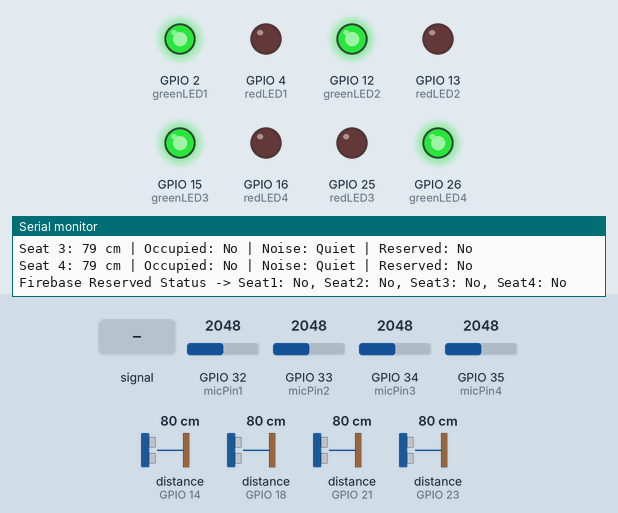
Simulated run of this sketch. Board: ESP32. Parts: output pins drawn as LEDs (lit = HIGH), the last lines printed to the serial monitor. Dashed ring = blinking. Inputs (shaded band) come from the test bench; at power-on: distance to the obstacle (sensors on GPIO 14, GPIO 18, GPIO 21, GPIO 23) 80 cm, GPIO 34 (micPin3) = 2048, GPIO 32 (micPin1) = 2048, GPIO 33 (micPin2) = 2048, GPIO 35 (micPin4) = 2048. The echo pulse lasts 58.3 µs per cm; WiFi joins after 1.5 s; servers stay silent unless stated; uploads are accepted with an empty reply; pins used as bus, display or sensor lines are not drawn.

Above: at 18.7 s.
18.8 s: GPIO 34 (micPin3) fed a 200 Hz sine of ±327 counts around its level
At 22.5 s:
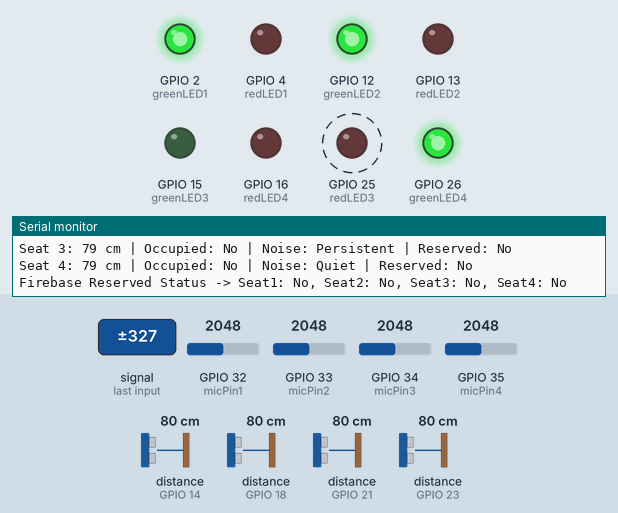
22.7 s: distance to the obstacle (sensor on GPIO 14) set to 12 cm
24.2 s: distance to the obstacle (sensor on GPIO 14) set to 9 cm
At 25.7 s:
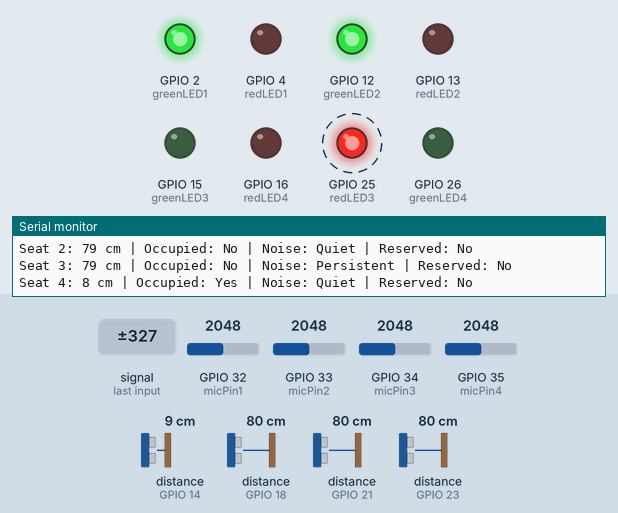
26.2 s: GPIO 32 (micPin1) fed a 200 Hz sine of ±327 counts around its level
At 29.9 s:
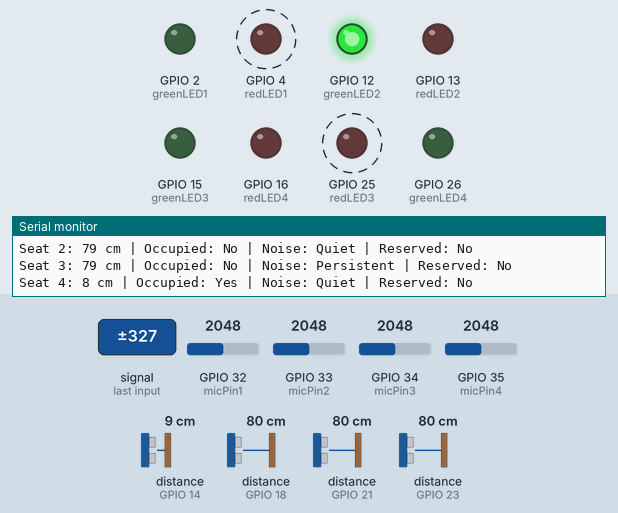
30.1 s: GPIO 34 (micPin3) set to 2866
At 30.7 s:
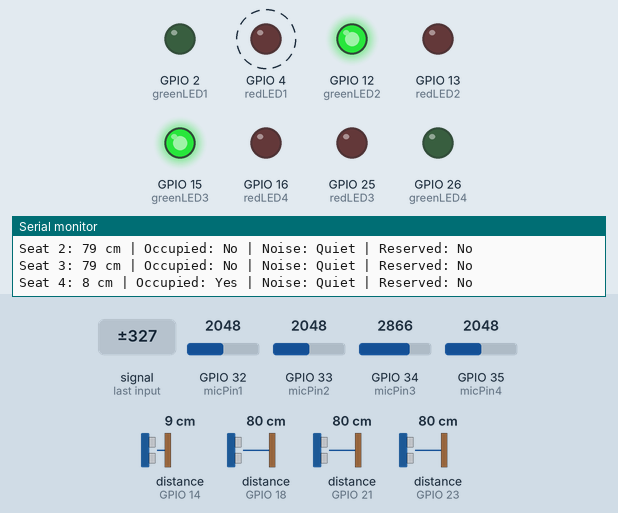
31.9 s: GPIO 33 (micPin2) fed a 200 Hz sine of ±327 counts around its level
At 35.5 s:
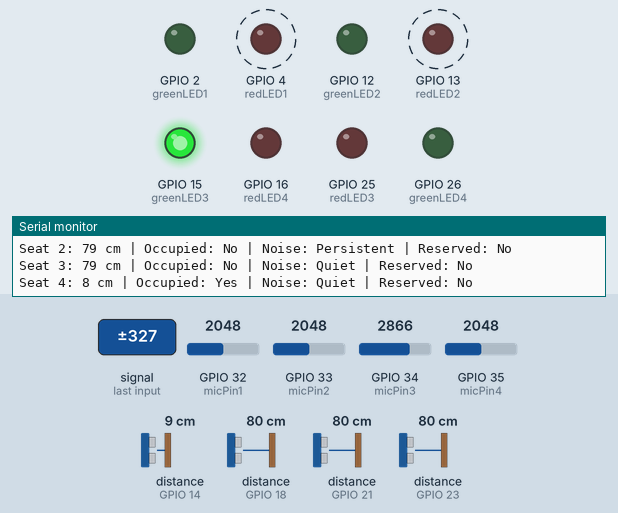
Timing chart, 0 to 36.8 s (numbered marks = the images above; inputs shaded):
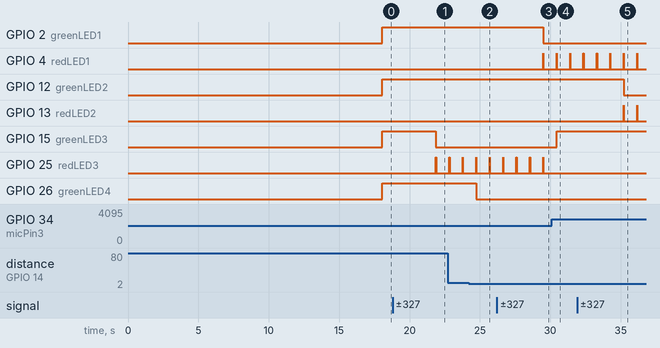

The sketch:

sketch_sep18a.ino
```cpp
#include <WiFi.h>
#include <HTTPClient.h>
#include <ArduinoJson.h>

// ------------------- WiFi -------------------
#define WIFI_SSID "Aaquil"
#define WIFI_PASSWORD "Aafiya@07"

// ------------------- Firebase -------------------
String firebaseURL = "https://smart-library-noise-detection-default-rtdb.firebaseio.com/seats.json";

// ------------------- Ultrasonic Pins -------------------
#define TRIG_PIN1 5
#define ECHO_PIN1 18
#define TRIG_PIN2 19
#define ECHO_PIN2 21
#define TRIG_PIN3 22
#define ECHO_PIN3 23
#define TRIG_PIN4 27
#define ECHO_PIN4 14

// ------------------- Mic Pins -------------------
const int micPin1 = 32;
const int micPin2 = 33;
const int micPin3 = 34;
const int micPin4 = 35;

// ------------------- LED Pins -------------------
const int greenLED1 = 2;   const int redLED1   = 4;
const int greenLED2 = 12;  const int redLED2   = 13;
const int greenLED3 = 15;  const int redLED3   = 25;
const int greenLED4 = 26;  const int redLED4   = 16;

// ------------------- Variables -------------------
long distance1, distance2, distance3, distance4;
const int thresholdDistance = 10;   // cm cutoff for occupancy
const int sampleWindow = 50;        // ms for mic sampling
const int noiseDuration = 2000;     // ms persistent noise check
int baseline1, baseline2, baseline3, baseline4;
const int noiseThreshold = 200;     // above baseline
unsigned long noiseStart1=0, noiseStart2=0, noiseStart3=0, noiseStart4=0;
bool persistentNoise1=false, persistentNoise2=false, persistentNoise3=false, persistentNoise4=false;

// ------------------- Reservation Flags -------------------
bool reserved1 = false, reserved2 = false, reserved3 = false, reserved4 = false;
unsigned long reservedTime1 = 0, reservedTime2 = 0, reservedTime3 = 0, reservedTime4 = 0;
const unsigned long reservationDuration = 30 * 1000; // 30 seconds

// ------------------- LED Blinking -------------------
bool blinkState1 = false, blinkState2 = false, blinkState3 = false, blinkState4 = false;
unsigned long lastBlinkTime1 = 0, lastBlinkTime2 = 0, lastBlinkTime3 = 0, lastBlinkTime4 = 0;
const unsigned long blinkInterval = 500; // 500ms

void setup() {
  Serial.begin(115200);

  // Ultrasonic pins
  pinMode(TRIG_PIN1, OUTPUT); pinMode(ECHO_PIN1, INPUT);
  pinMode(TRIG_PIN2, OUTPUT); pinMode(ECHO_PIN2, INPUT);
  pinMode(TRIG_PIN3, OUTPUT); pinMode(ECHO_PIN3, INPUT);
  pinMode(TRIG_PIN4, OUTPUT); pinMode(ECHO_PIN4, INPUT);

  // LED pins
  pinMode(greenLED1, OUTPUT); pinMode(redLED1, OUTPUT);
  pinMode(greenLED2, OUTPUT); pinMode(redLED2, OUTPUT);
  pinMode(greenLED3, OUTPUT); pinMode(redLED3, OUTPUT);
  pinMode(greenLED4, OUTPUT); pinMode(redLED4, OUTPUT);

  // Calibrate baseline for each mic
  delay(2000);
  baseline1 = calibrateBaseline(micPin1);
  baseline2 = calibrateBaseline(micPin2);
  baseline3 = calibrateBaseline(micPin3);
  baseline4 = calibrateBaseline(micPin4);

  Serial.println("✅ Calibration Done");
  Serial.print("Mic Baselines -> 1: "); Serial.print(baseline1);
  Serial.print(", 2: "); Serial.print(baseline2);
  Serial.print(", 3: "); Serial.print(baseline3);
  Serial.print(", 4: "); Serial.println(baseline4);

  // Connect WiFi
  WiFi.begin(WIFI_SSID, WIFI_PASSWORD);
  Serial.print("Connecting to WiFi");
  while (WiFi.status() != WL_CONNECTED) {
    delay(500);
    Serial.print(".");
  }
  Serial.println("\n✅ WiFi Connected");
  Serial.print("IP: "); Serial.println(WiFi.localIP());
  Serial.println("System Ready...");
}

void loop() {
  unsigned long currentTime = millis();

  // Fetch reservations from Firebase
  fetchReservationsFromFirebase();

  // Print reserved status for serial monitoring
  Serial.print("Firebase Reserved Status -> ");
  Serial.print("Seat1: "); Serial.print(reserved1?"Yes":"No"); Serial.print(", ");
  Serial.print("Seat2: "); Serial.print(reserved2?"Yes":"No"); Serial.print(", ");
  Serial.print("Seat3: "); Serial.print(reserved3?"Yes":"No"); Serial.print(", ");
  Serial.print("Seat4: "); Serial.println(reserved4?"Yes":"No");

  // Noise Detection
  persistentNoise1 = detectNoise(micPin1, baseline1, currentTime, noiseStart1, persistentNoise1);
  persistentNoise2 = detectNoise(micPin2, baseline2, currentTime, noiseStart2, persistentNoise2);
  persistentNoise3 = detectNoise(micPin3, baseline3, currentTime, noiseStart3, persistentNoise3);
  persistentNoise4 = detectNoise(micPin4, baseline4, currentTime, noiseStart4, persistentNoise4);

  // Ultrasonic distances
  distance1 = readDistance(TRIG_PIN1, ECHO_PIN1); delay(30);
  distance2 = readDistance(TRIG_PIN2, ECHO_PIN2); delay(30);
  distance3 = readDistance(TRIG_PIN3, ECHO_PIN3); delay(30);
  distance4 = readDistance(TRIG_PIN4, ECHO_PIN4); delay(30);

  // Process seats
  bool occupied1 = processSeat(1, distance1, persistentNoise1, greenLED1, redLED1, reserved1);
  bool occupied2 = processSeat(2, distance2, persistentNoise2, greenLED2, redLED2, reserved2);
  bool occupied3 = processSeat(3, distance3, persistentNoise3, greenLED3, redLED3, reserved3);
  bool occupied4 = processSeat(4, distance4, persistentNoise4, greenLED4, redLED4, reserved4);

  // Handle reservation timers & blinking
  handleReservationTimer(reserved1, reservedTime1, 1, currentTime, greenLED1, redLED1);
  handleReservationTimer(reserved2, reservedTime2, 2, currentTime, greenLED2, redLED2);
  handleReservationTimer(reserved3, reservedTime3, 3, currentTime, greenLED3, redLED3);
  handleReservationTimer(reserved4, reservedTime4, 4, currentTime, greenLED4, redLED4);

  // Push status to Firebase (optional)
  pushSeatStatusToFirebase(
    occupied1, persistentNoise1, reserved1,
    occupied2, persistentNoise2, reserved2,
    occupied3, persistentNoise3, reserved3,
    occupied4, persistentNoise4, reserved4
  );

  delay(200);
}

// ------------------- Functions -------------------
long readDistance(int trigPin, int echoPin){
  digitalWrite(trigPin, LOW); delayMicroseconds(2);
  digitalWrite(trigPin, HIGH); delayMicroseconds(10);
  digitalWrite(trigPin, LOW);
  long duration = pulseIn(echoPin, HIGH, 30000);
  if(duration==0) return -1;
  return duration*0.034/2;
}

int readMicLevel(int micPin){
  unsigned long startMillis = millis();
  int signalMax = 0, signalMin = 4096;
  while(millis()-startMillis < sampleWindow){
    int sample = analogRead(micPin);
    if(sample>signalMax) signalMax=sample;
    if(sample<signalMin) signalMin=sample;
  }
  return signalMax - signalMin;
}

int calibrateBaseline(int micPin){
  int total=0;
  for(int i=0;i<50;i++){
    total += readMicLevel(micPin);
    delay(20);
  }
  return total/50;
}

bool detectNoise(int micPin, int baseline, unsigned long currentTime, unsigned long &noiseStart, bool &persistentFlag){
  int peakToPeak = readMicLevel(micPin);
  if(peakToPeak > baseline + noiseThreshold){
    if(noiseStart==0) noiseStart = currentTime;
    if(currentTime - noiseStart >= noiseDuration) persistentFlag = true;
  } else {
    noiseStart = 0;
    persistentFlag = false;
  }
  return persistentFlag;
}

bool processSeat(int seat, long distance, bool noisy, int greenLED, int redLED, bool reserved){
  bool occupied = (distance!=-1 && distance < thresholdDistance);
  bool recommend = (!occupied && !noisy && !reserved);

  // Reserved handled separately; noisy seats solid red
  if(reserved){
    // blinking handled elsewhere
  } else if(noisy){
    digitalWrite(redLED,HIGH);
    digitalWrite(greenLED,LOW);
  } else {
    digitalWrite(redLED,LOW);
    digitalWrite(greenLED,recommend?HIGH:LOW);
  }

  Serial.print("Seat "); Serial.print(seat);
  if(distance==-1) Serial.print(": No Reading");
  else Serial.print(": "+String(distance)+" cm");
  Serial.print(" | Occupied: "); Serial.print(occupied?"Yes":"No");
  Serial.print(" | Noise: "); Serial.print(noisy?"Persistent":"Quiet");
  Serial.print(" | Reserved: "); Serial.println(reserved?"Yes":"No");

  return occupied;
}

void handleReservationTimer(bool &reserved, unsigned long &reservedTime, int seatNumber, unsigned long currentTime, int greenLED, int redLED){
  bool *blinkState; unsigned long *lastBlinkTime;
  switch(seatNumber){
    case 1: blinkState=&blinkState1; lastBlinkTime=&lastBlinkTime1; break;
    case 2: blinkState=&blinkState2; lastBlinkTime=&lastBlinkTime2; break;
    case 3: blinkState=&blinkState3; lastBlinkTime=&lastBlinkTime3; break;
    case 4: blinkState=&blinkState4; lastBlinkTime=&lastBlinkTime4; break;
    default: return;
  }

  if(reserved){
    if(reservedTime==0) reservedTime=currentTime;
    if(currentTime - reservedTime >= reservationDuration){
      reserved=false;
      reservedTime=0;
      digitalWrite(redLED,LOW);
      digitalWrite(greenLED,LOW);
    } else {
      if(currentTime - *lastBlinkTime >= blinkInterval){
        *blinkState = !*blinkState;
        digitalWrite(redLED, *blinkState?HIGH:LOW);
        digitalWrite(greenLED,LOW);
        *lastBlinkTime=currentTime;
      }
    }
  } else {
    reservedTime=0;
    digitalWrite(redLED,LOW);
  }
}

void fetchReservationsFromFirebase(){
  if(WiFi.status()!=WL_CONNECTED) return;
  HTTPClient http;
  http.begin(firebaseURL);
  int httpResponse = http.GET();
  if(httpResponse==200){
    String payload = http.getString();
    DynamicJsonDocument doc(1024);
    DeserializationError error = deserializeJson(doc,payload);
    if(!error){
      reserved1 = doc["seat1"]["reserved"] | false;
      reserved2 = doc["seat2"]["reserved"] | false;
      reserved3 = doc["seat3"]["reserved"] | false;
      reserved4 = doc["seat4"]["reserved"] | false;
    }
  }
  http.end();
}

void pushSeatStatusToFirebase(bool o1, bool n1, bool r1,
                              bool o2, bool n2, bool r2,
                              bool o3, bool n3, bool r3,
                              bool o4, bool n4, bool r4){
  if(WiFi.status()!=WL_CONNECTED) return;
  HTTPClient http;
  http.begin(firebaseURL);
  http.addHeader("Content-Type","application/json");
  String jsonData="{";
  jsonData += "\"seat1\":{\"occupied\":" + String(o1?"true":"false") + ",\"noise\":" + String(n1?"true":"false") + ",\"reserved\":" + String(r1?"true":"false") + "},";
  jsonData += "\"seat2\":{\"occupied\":" + String(o2?"true":"false") + ",\"noise\":" + String(n2?"true":"false") + ",\"reserved\":" + String(r2?"true":"false") + "},";
  jsonData += "\"seat3\":{\"occupied\":" + String(o3?"true":"false") + ",\"noise\":" + String(n3?"true":"false") + ",\"reserved\":" + String(r3?"true":"false") + "},";
  jsonData += "\"seat4\":{\"occupied\":" + String(o4?"true":"false") + ",\"noise\":" + String(n4?"true":"false") + ",\"reserved\":" + String(r4?"true":"false") + "}";
  jsonData += "}";
  http.PUT(jsonData);
  http.end();
}
```

Measured:
- the behaviour switches between 11 and 10 cm on distance to the obstacle (sensor on GPIO 14) (found by bisection; images 1 and 2)
- after the input at 18.8 s, GPIO 15 (greenLED3): HIGH → LOW after 3.1 s; GPIO 25 (redLED3): LOW → HIGH after 3.1 s, → LOW 0.01 s later
- after the input at 24.2 s, GPIO 26 (greenLED4): HIGH → LOW after 0.54 s
- after the input at 26.2 s, GPIO 2 (greenLED1): HIGH → LOW after 3.3 s; GPIO 4 (redLED1): LOW → HIGH after 3.3 s, → LOW 0.02 s later
- after the input at 30.1 s, GPIO 15 (greenLED3): LOW → HIGH after 0.36 s; GPIO 25 (redLED3): stops changing and stays LOW
- after the input at 31.9 s, GPIO 12 (greenLED2): HIGH → LOW after 3.3 s; GPIO 13 (redLED2): alternates HIGH for 0.02 s and LOW for 0.94 s, starting after 3.3 s
